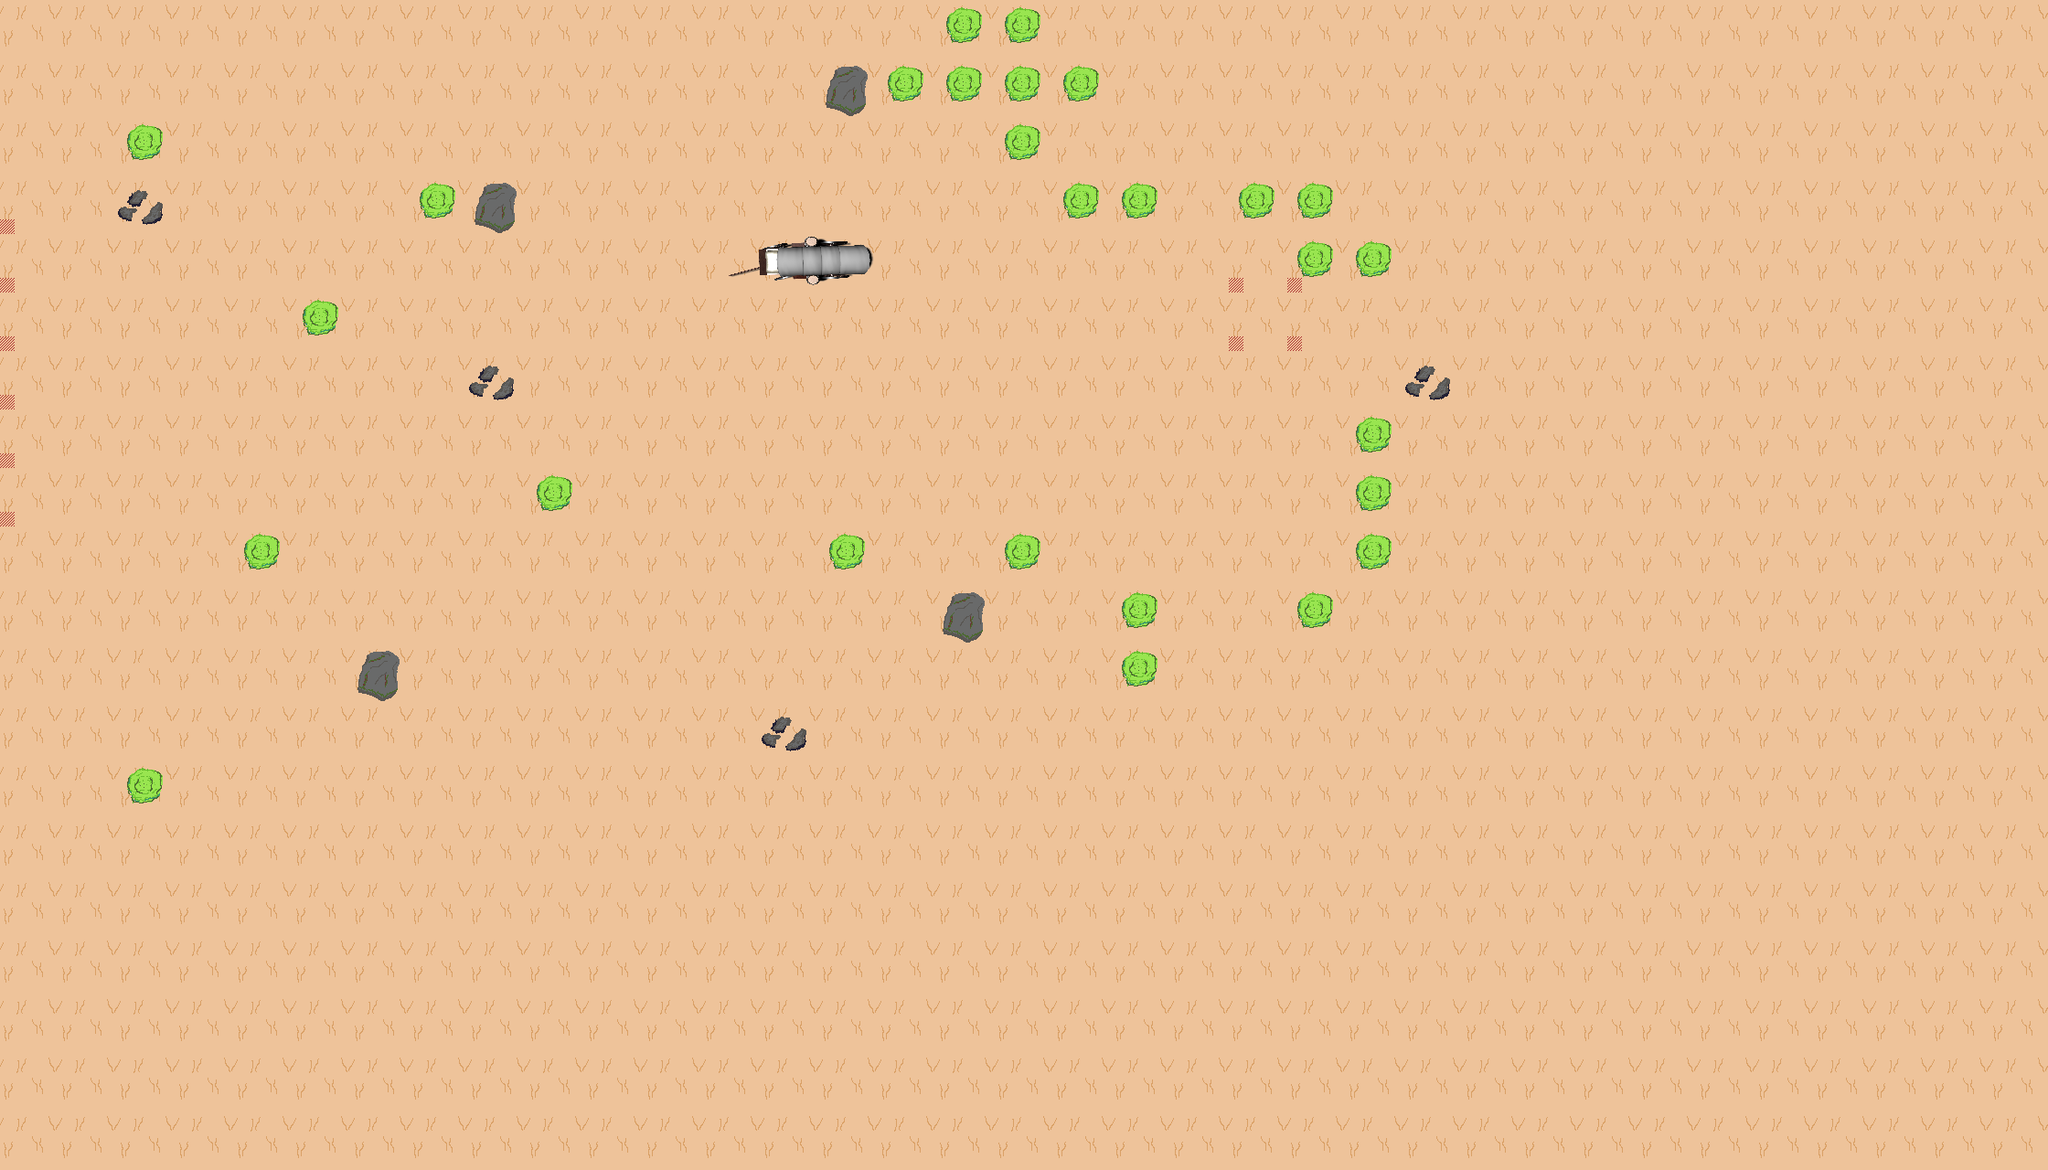

The image is a tile-based game level rendered from a .tmx file. Its description and source (layers, tilesets, objects; grid data summarised) follow:
An orthogonal 35x20 tile map with 64x64 px tiles, 4 tile layers (Tile Layer 1, Tile Layer 3, Tile Layer 4, spawn), 2 tilesets and 15 objects (7x wall, 3x hurt_wall, player_spawn, Indian_spawn1, Indian_spawn2, ...).

<map version="1.2" tiledversion="1.2.2" orientation="orthogonal" renderorder="right-down" width="35" height="20" tilewidth="64" tileheight="64" infinite="0" nextlayerid="8" nextobjectid="20">
 <tileset firstgid="1" source="temp.tsx" />
 <tileset firstgid="253" name="try2" tilewidth="64" tileheight="64" tilecount="49" columns="7">
  <image source="try2.png" width="500" height="500" />
 </tileset>
 <layer id="4" name="Tile Layer 1" width="35" height="20">
  <data>[700 cells, 700 non-empty, 6 distinct tile ids]</data>
 </layer>
 <layer id="6" name="Tile Layer 3" width="35" height="20">
  <data>[700 cells, 700 non-empty, 1 distinct tile ids]</data>
 </layer>
 <layer id="7" name="Tile Layer 4" width="35" height="20">
  <data>[700 cells, 38 non-empty, 6 distinct tile ids]</data>
 </layer>
 <layer id="5" name="spawn" width="35" height="20">
  <data>[700 cells, 10 non-empty, 1 distinct tile ids]</data>
 </layer>
 <objectgroup id="3" name="Object Layer 1" visible="0">
  <object id="1" name="player_spawn" x="352.125" y="82.625">
   <point />
  </object>
  <object id="2" name="Indian_spawn1" x="8" y="73">
   <point />
  </object>
  <object id="3" name="Indian_spawn2" x="9" y="86.125">
   <point />
  </object>
  <object id="4" name="Indian_spawn3" x="7" y="105.5">
   <point />
  </object>
  <object id="5" name="wall" type="wall" x="120.25" y="71.125" />
  <object id="6" name="hurt_wall" type="hurt_wall" x="200.75" y="24.5" />
  <object id="7" name="wall" type="wall" x="88.3333" y="216.333" />
  <object id="8" name="hurt_wall" type="hurt_wall" x="136.333" y="215.333" />
  <object id="9" name="wall" type="wall" x="265" y="120.333" />
  <object id="10" name="wall" type="wall" x="294.667" y="263.333" />
  <object id="11" name="wall" type="wall" x="472.333" y="88" />
  <object id="12" name="hurt_wall" type="hurt_wall" x="439.333" y="24.6667" />
  <object id="17" name="wall" type="wall" x="240.364" y="48.1818" width="63.4545" height="47.4545" />
  <object id="18" name="wall" type="wall" x="250" y="102" />
  <object id="19" name="broken" type="broken_wheel" x="296.182" y="105.455" />
 </objectgroup>
</map>